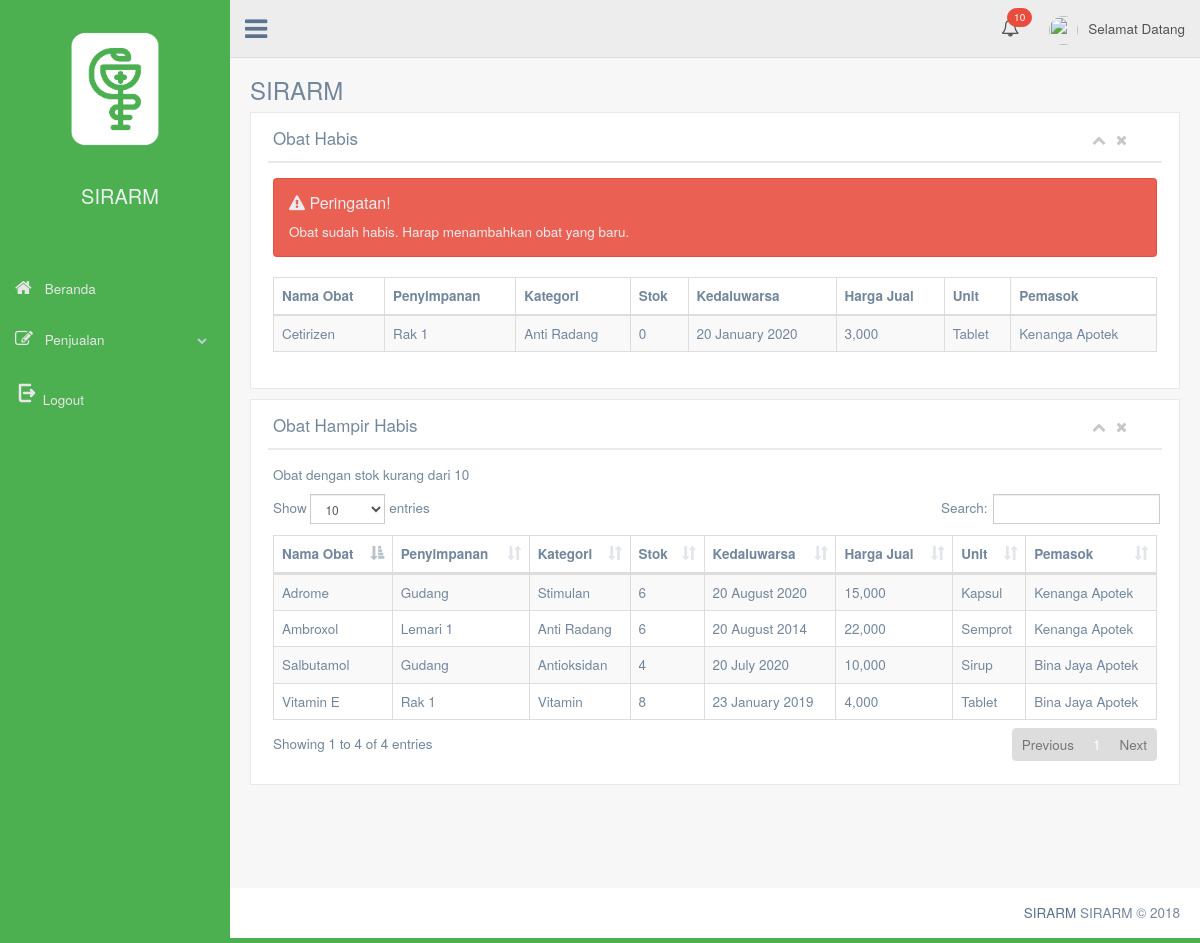
Page /index.php/example/table_stock on the earlier database version.
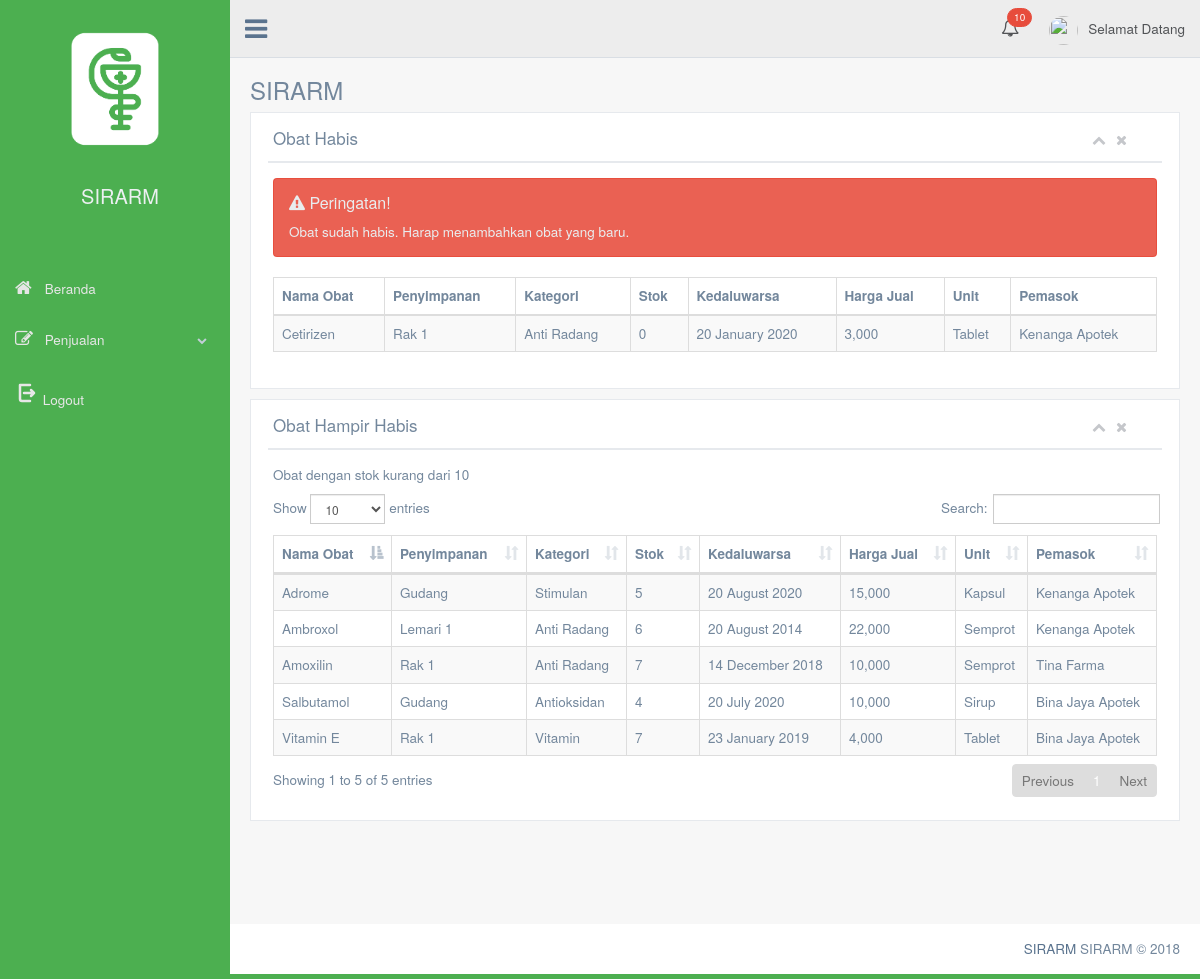
Same page on the later database version.
### tables this page shows
CREATE TABLE `table_med` (
  `id_obat` int(4) NOT NULL,
  `nama_obat` varchar(30) NOT NULL,
  `penyimpanan` varchar(30) NOT NULL,
  `stok` int(3) NOT NULL,
  `unit` varchar(20) NOT NULL,
  `nama_kategori` varchar(30) NOT NULL,
  `kedaluwarsa` date NOT NULL,
  `des_obat` text NOT NULL,
  `harga_beli` int(11) NOT NULL,
  `harga_jual` int(11) NOT NULL,
  `nama_pemasok` varchar(30) NOT NULL,
  `gambar` varchar(40) NOT NULL
);

### application/libraries/Template.php (called while the page is built, shortened)
<?php
class Template {
    var $CI;
    function __construct() {
        $this->CI = & get_instance();
    }
    function set_parser($parser, $method = NULL) {
        $this->CI->load->library($parser);
    }
    function write_view($region, $view, $data = NULL, $overwrite = FALSE) {
        $content = $this->CI->load->view($view, $data, TRUE);
    }
}

### application/controllers/Example.php (called while the page is built, shortened)
<?php defined('BASEPATH') or exit('No direct script access allowed');
class Example extends CI_Controller
{
	function __construct()
	{
		$data['nullstock'] = $this->apotek_data->countstock();
		$data['nullex'] = $this->apotek_data->countex();
		$this->template->write_view('sidenavs', 'template/default_sidenavs', true);
		$this->template->write_view('navs', 'template/default_topnavs.php', $data, true);
	}
	function table_stock()
	{
		$data['table_stock'] = $this->apotek_data->outstock()->result();
		$data['table_alstock'] = $this->apotek_data->almostout()->result();
		$this->template->write('title', 'Obat Habis', TRUE);
		$this->template->write('header', 'SIRARM');
		$this->template->write_view('content', 'tes/table_stock', $data,  true);
		$this->template->render();
	}
}

### index.php (called while the page is built, shortened)
<?php
require_once BASEPATH . 'core/CodeIgniter.php';

### application/models/apotek_data.php (called while the page is built, shortened)
<?php
class Apotek_data extends CI_Model
{
    function outstock(){
        return $this->db->query('SELECT * FROM table_med WHERE stok BETWEEN 0 AND 0');
    }
    function almostout(){
        return $this->db->query('SELECT * FROM table_med WHERE stok BETWEEN 1 AND 8');
    }
     function countstock(){
      $cs =  $this->db->query('SELECT * FROM table_med WHERE stok BETWEEN 0 AND 0');
        $nullstock = $cs->num_rows();
        return $nullstock;
    }
}

### application/views/tes/table_stock.php (the view, shortened to what this page needs)
  <div class="row">
  <div class="col-md-12 col-sm-12 col-xs-12">
    <div class="x_panel">
      <div class="x_title">
        <h2>Obat Habis</h2>
        <ul class="nav navbar-right panel_toolbox">
          <li><a class="collapse-link"><i class="fa fa-chevron-up"></i></a>
          </li>
          <li><a class="close-link"><i class="fa fa-close"></i></a>
          </li>
        </ul>
        <div class="clearfix">
        </div>
      </div>
      <div class="x_content">
        <?php if ($nullstock > 0) : ?>
        <div class="alert alert-danger">
              <h4><i class="fa fa-warning"></i> Peringatan!</h4> Obat sudah habis. Harap menambahkan obat yang baru.
            </div>
         <?php endif; ?>
        <table id="datatable" class="table table-striped table-bordered">
          <thead>
            <tr>
              <th>Nama Obat</th>
              <th>Penyimpanan</th>
              <th>Kategori</th>
              <th>Stok</th>
              <th>Kedaluwarsa</th>
              <th>Harga Jual</th>
              <th>Unit</th>
              <th>Pemasok</th>
            </tr>
          </thead>
          <tbody>
            <?php foreach($table_stock as $os){ ?>
            <tr>
              <td><?php echo $os->nama_obat ?></td>
              <td><?php echo $os->penyimpanan ?></td>
              <td><?php echo $os->nama_kategori ?></td>
              <td><?php echo $os->stok ?></td>
              <td><?php echo date('j F Y',strtotime($os->kedaluwarsa));?></td>
              <td><?php echo number_format($os->harga_jual) ?></td>
              <td><?php echo $os->unit ?></td>
              <td><?php echo $os->nama_pemasok ?></td>
            </tr>
            <?php } ?>
          </tbody>
        </table>
    </div>
  </div>
</div>
  </div>
<div class="row">
  <div class="col-md-12 col-sm-12 col-xs-12">
    <div class="x_panel">
      <div class="x_title">
        <h2>Obat Hampir Habis</h2>
        <ul class="nav navbar-right panel_toolbox">
          <li><a class="collapse-link"><i class="fa fa-chevron-up"></i></a>
          </li>
          <li><a class="close-link"><i class="fa fa-close"></i></a>
          </li>
        </ul>
        <div class="clearfix">
        </div>
      </div>
      <div class="x_content">
        <p>Obat dengan stok kurang dari 10</p>
        <table id="nambah" class="table table-striped table-bordered">
          <thead>
            <tr>
              <th>Nama Obat</th>
              <th>Penyimpanan</th>
              <th>Kategori</th>
              <th>Stok</th>
              <th>Kedaluwarsa</th>
              <th>Harga Jual</th>
              <th>Unit</th>
              <th>Pemasok</th>
            </tr>
          </thead>
          <tbody>
            <?php foreach($table_alstock as $as){ ?>
            <tr>
              <td><?php echo $as->nama_obat ?></td>
              <td><?php echo $as->penyimpanan ?></td>
              <td><?php echo $as->nama_kategori ?></td>
              <td><?php echo $as->stok ?></td>
              <td><?php echo date('j F Y',strtotime($as->kedaluwarsa)); ?></td>
              <td><?php echo number_format($as->harga_jual) ?></td>
              <td><?php echo $as->unit ?></td>
              <td><?php echo $as->nama_pemasok ?></td>
            </tr>
            <?php } ?>
          </tbody>
        </table>
    </div>
  </div>
</div>
  </div>

Differences in the rows shown:
changed table_med "Adrome": stok "6" → "5"
now on this page (row edited): table_med: nama_obat "Amoxilin", penyimpanan "Rak 1", nama_kategori "Anti Radang", stok "7", kedaluwarsa "14 December 2018", harga_jual "10,000", unit "Semprot", nama_pemasok "Tina Farma", shown under "Obat Hampir Habis"
changed table_med "Vitamin E": stok "8" → "7"
Other differences:
text written by a page script: "Show entries Search: Showing 1 to 4 of 4 entries Previous 1 Next" → "Show entries Search: Showing 1 to 5 of 5 entries Previous 1 Next"
